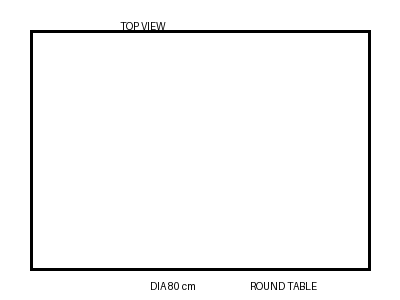
#> input picture test.png, 400 x 300 px
$ python -i vision.py   (imports and definitions only)
#> lines starting #> are read from the running program, lines starting #| are printed output that depends on the picture; after the words box and inside, x2 and y2 are one past the last pixel; in counts of white or black regions, pixels touching at a corner belong together
#> further down, picture is the input picture: shape (300, 400); min 0, max 255, mean 246.8
"""
Module: vision.py
OpenCV primitive detection — lines, circles, rectangles.
"""
import cv2
import numpy as np
from PIL import Image


# [7 lines left out: function load_image, not called in this run]


def preprocess(gray):
    """Adaptive threshold + morphological cleanup."""
    gray = cv2.GaussianBlur(gray, (3, 3), 0)
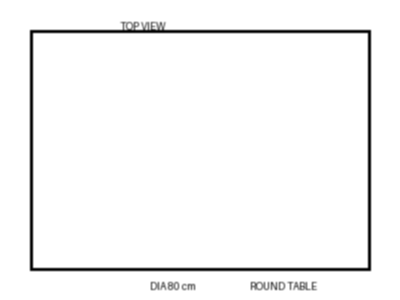
#> gray: shape (300, 400); min 0, max 255, mean 246.8
    th = cv2.adaptiveThreshold(gray, 255, cv2.ADAPTIVE_THRESH_GAUSSIAN_C,
                                cv2.THRESH_BINARY_INV, 31, 9)
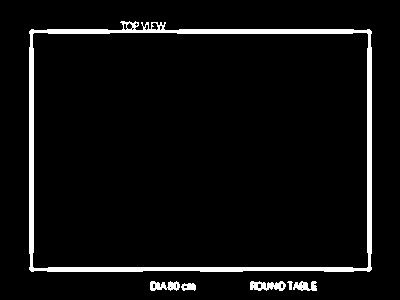
#> th: shape (300, 400); 5.1% white; 6 white regions, box (x1, y1, x2, y2) and area: (29, 21, 372, 272) 5441, (250, 281, 286, 291) 243, (150, 281, 180, 291) 202, (293, 281, 317, 291) 162, (181, 283, 196, 291) 88, (287, 281, 293, 290) 31
    th = cv2.morphologyEx(th, cv2.MORPH_OPEN, np.ones((2, 2), np.uint8), iterations=1)
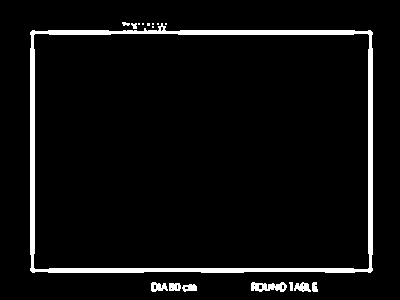
#> th: shape (300, 400); 5.1% white; 17 white regions (7 under 20 px), largest, box (x1, y1, x2, y2) and area: (30, 23, 373, 273) 5319, (251, 282, 287, 292) 238, (151, 282, 168, 292) 112
    return th


# [58 lines left out: functions detect_lines, detect_circles, detect_rectangles, normalize_lines, not called in this run]

>>> import cv2
>>> picture = cv2.imread('../../../test.png', cv2.IMREAD_GRAYSCALE)
>>> result = preprocess(picture)
